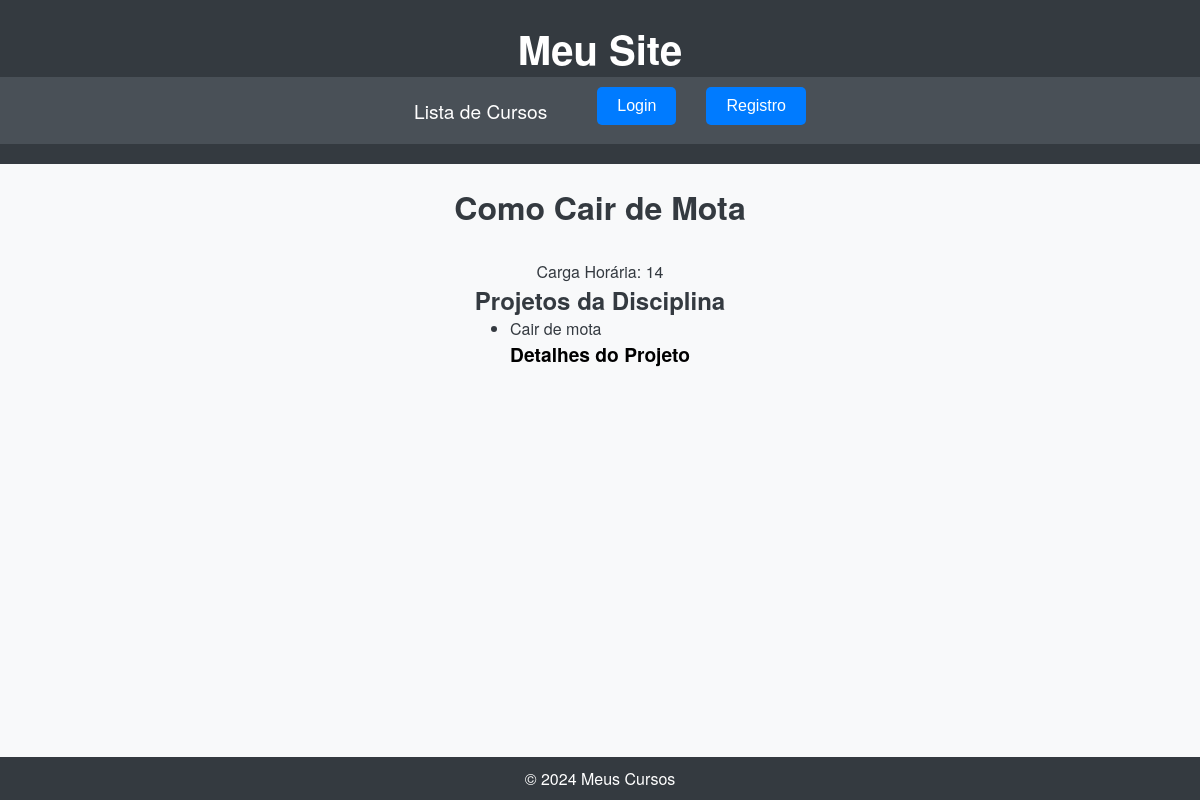
The app's page /curso/disciplina/3/ with its own data.
### curso/models.py (models this page shows, shortened)
class Disciplina(models.Model):
    nome = models.CharField(max_length=100)
    cursos = models.ManyToManyField(Curso, related_name='disciplinas')
    carga_horaria = models.PositiveIntegerField()
    ano = models.PositiveIntegerField()
    semestre = models.CharField(max_length=20)
    ects = models.PositiveIntegerField()
    professores = models.ManyToManyField('Docente', related_name='disciplinas')

class Projeto(models.Model):
    nome = models.CharField(max_length=100)
    programacao = models.ForeignKey(Programacao, related_name='projetos', on_delete=models.CASCADE, null=True)
    disciplina = models.ForeignKey(Disciplina, related_name='projetos', on_delete=models.CASCADE)
    descricao = models.TextField(blank=True, null=True)
    imagem = models.ImageField(upload_to='imagens/', null=True, blank=True)
    video_demo = models.URLField(null=True, blank=True)
    github_repo = models.URLField(null=True, blank=True)

### curso/views.py (the view)
# urls.py: path('disciplina/<int:disciplina_id>/', views.disciplina_detail, name='disciplina_detail'),
def disciplina_detail(request, disciplina_id):
    disciplina = get_object_or_404(Disciplina, id=disciplina_id)
    pode_adicionar_projeto = False
    pode_editar_projeto = False
    pode_apagar_projeto = False
    if request.user.is_authenticated:
        pode_adicionar_projeto = request.user.has_perm('curso.add_projeto')
        pode_editar_projeto = request.user.has_perm('curso.change_projeto')
        pode_apagar_projeto = request.user.has_perm('curso.delete_projeto')
    return render(request, 'curso/disciplina_detail.html', {
        'disciplina': disciplina,
        'pode_adicionar_projeto': pode_adicionar_projeto,
        'pode_editar_projeto': pode_editar_projeto,
        'pode_apagar_projeto': pode_apagar_projeto
    })

### curso/templates/curso/disciplina_detail.html (shortened to what this page needs)
{% extends 'curso/layout.html' %}
{% block content %}
  <h1>{{ disciplina.nome }}</h1>
  <p>Carga Horária: {{ disciplina.carga_horaria }}</p>
  {% if disciplina.projetos.exists %}
    <h2>Projetos da Disciplina</h2>
    <ul>
      {% for projeto in disciplina.projetos.all %}
        <li>
          {{ projeto.nome }}
          <p><a href="{% url 'curso:projeto_detail' projeto.id %}">Detalhes do Projeto</a></p>
        </li>
      {% endfor %}
    </ul>
  {% endif %}
{% endblock %}

### curso/static/curso/estilos.css (style rules this page uses)
* { margin: 0; padding: 0; box-sizing: border-box; }
body { font-family: 'Helvetica Neue', Helvetica, Arial, sans-serif; background-color: #f8f9fa; color: #343a40; display: flex; flex-direction: column; min-height: 100vh; margin: 0; }
main h1 { margin-bottom:30px; }
main a { color:black; text-decoration: none; font-size: 1.2em; font-weight:bold }

### records on screen
Disciplina: nome "Como Cair de Mota", carga_horaria "14"
Projeto: nome "Cair de mota"
